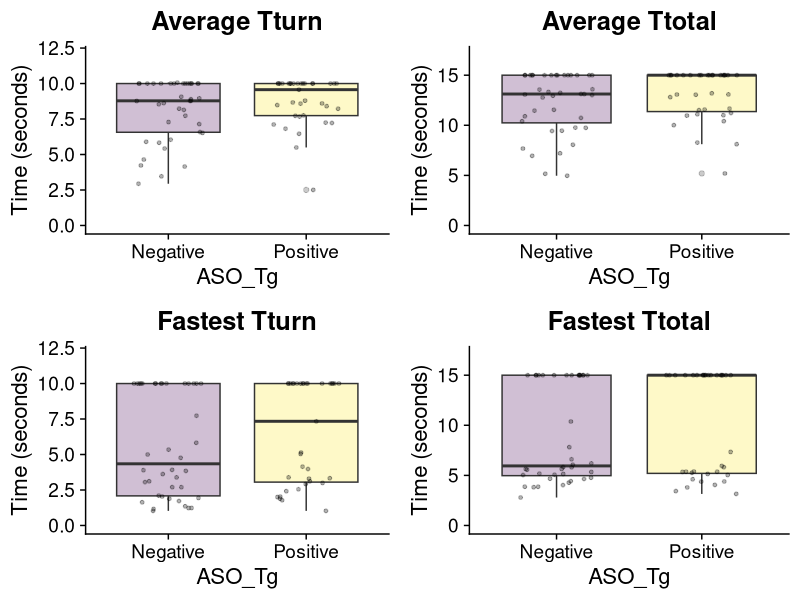
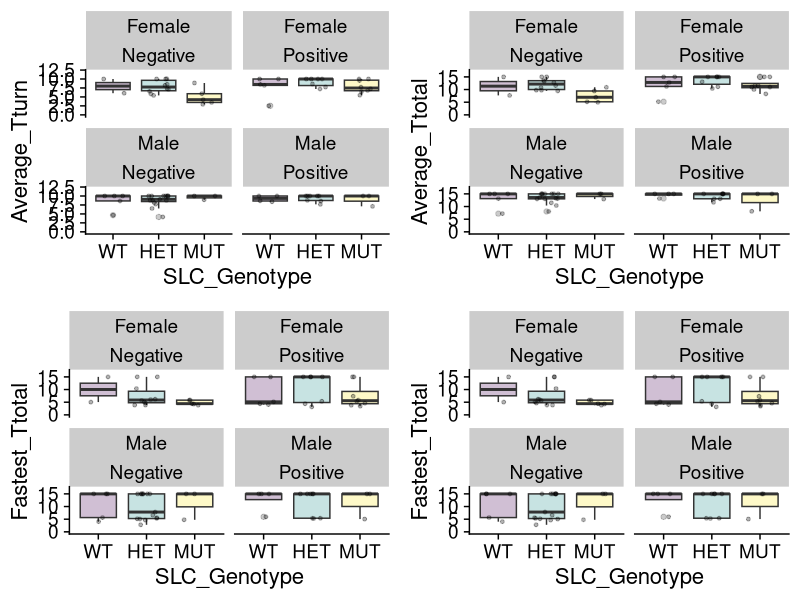
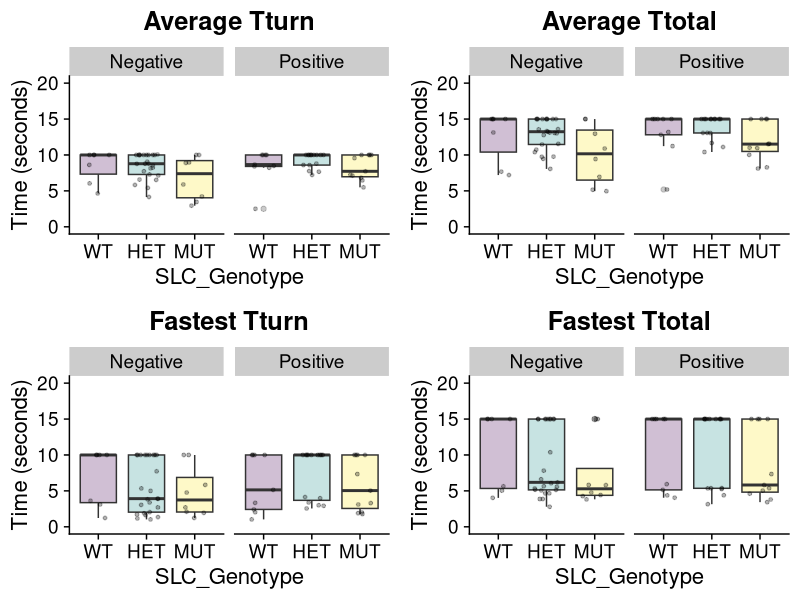

Reproduce these figures in R, in order.
library(here)
library(ggplot2)
library(rlang)
library(rstatix)  
library(nlme)
library(cowplot)
library(ggbeeswarm)
library(ggpubr)
library(tidyr)
library(dplyr)
library(knitr)

setwd("../pdbehavior/")
data<-read.csv("ASO Pole Test - All_Cohorts_Assign_Maximum_Time.csv", header=TRUE)
data <- data %>%
  rowwise() %>%
  mutate(Average_Tturn = mean(c(Trial_1_Tturn, Trial_2_Tturn, Trial_3_Tturn, Trial_4_Tturn, Trial_5_Tturn), na.rm = TRUE)) %>%
  mutate(Fastest_Tturn = pmin(Trial_1_Tturn, Trial_2_Tturn, Trial_3_Tturn, Trial_4_Tturn, Trial_5_Tturn, na.rm = TRUE))

data <- data %>%
  rowwise() %>%
  mutate(Average_Ttotal = mean(c(Trial_1_Ttotal, Trial_2_Ttotal, Trial_3_Ttotal, Trial_4_Ttotal, Trial_5_Ttotal), na.rm = TRUE)) %>%
  mutate(Fastest_Ttotal = pmin(Trial_1_Ttotal, Trial_2_Ttotal, Trial_3_Ttotal, Trial_4_Ttotal, Trial_5_Ttotal, na.rm = TRUE))

data <- data %>%
  mutate(Best_Performance = case_when(
    any(Trial_1_Mode == "C" | Trial_2_Mode == "C" | Trial_3_Mode == "C" | Trial_4_Mode == "C" | Trial_5_Mode == "C") ~ "C",
    any(Trial_1_Mode == "S" | Trial_2_Mode == "S" | Trial_3_Mode == "S" | Trial_4_Mode == "S" | Trial_5_Mode == "S") ~ "S",
    TRUE ~ "S"
  ))
data$SLC_Genotype <- factor(data$SLC_Genotype, levels =c("WT","HET","MUT"))
# Compare the distribution between Positive and Negative mice
summary_table <- data %>%
  group_by(ASO_Tg, Best_Performance) %>%
  count()

category_counts <- summary_table %>%
  pivot_wider(names_from = Best_Performance, values_from = n, values_fill = 0)

result <- fisher.test(category_counts[, c("C", "S")])

# Compare the SLC distribution in Positive Mice 
summary_table <- data %>%
  filter(ASO_Tg=="Positive") %>%
  group_by(Best_Performance, SLC_Genotype) %>%
  count()

category_counts <- summary_table %>%
  pivot_wider(names_from = Best_Performance, values_from = n, values_fill = 0)

result <- fisher.test(category_counts[, c("C", "S")])

# Compare the SLC distribution in Positive Mice 
summary_table <- data %>%
  filter(ASO_Tg=="Negative") %>%
  group_by(Best_Performance, SLC_Genotype) %>%
  count()

category_counts <- summary_table %>%
  pivot_wider(names_from = Best_Performance, values_from = n, values_fill = 0)

result <- fisher.test(category_counts[, c("C", "S")])
print(result)

## Plot Tturn and Ttotal --
generate_boxplots <- function(input_data, X, Y, min,max){
  data<-as.data.frame(input_data)
  #Ensure correct ordering of levels 
  data$SLC_Genotype <- factor(data$SLC_Genotype, levels = c("WT", "HET", "MUT"))
  
  ggplot(data=data,aes(x={{X}},y={{Y}}, fill={{X}})) + 
    #geom_violin(alpha=0.25,position=position_dodge(width=.75),size=1,color="black",draw_quantiles=c(0.5))+
    #geom_violin(trim = FALSE, width = 0.4, alpha = 0.7) +
    geom_boxplot(alpha=0.25)+ 
    #geom_quasirandom(alpha=0.1)+
    scale_fill_viridis_d()+
    geom_point(size=1,position=position_jitter(width=0.25),alpha=0.3)+
    theme_cowplot(16) +
    ylim(min,max)+
    theme(legend.position = "none") 
}

## Compare Tg Negative to Tg Positive -- 
posvneg_avg_tturn <- generate_boxplots(data, ASO_Tg,  Average_Tturn,0,12) +
  ylab("Time (seconds)")+
  ggtitle("Average Tturn")+
  theme(plot.title = element_text(hjust = 0.5)) 
posvneg_avg_ttotal <- generate_boxplots(data, ASO_Tg, Average_Ttotal,0,17)+
  ylab("Time (seconds)")+
  ggtitle("Average Ttotal")+
  theme(plot.title = element_text(hjust = 0.5)) 
posvneg_fast_tturn <- generate_boxplots(data, ASO_Tg, Fastest_Tturn,0,12) + 
  ylab("Time (seconds)")+
  ggtitle("Fastest Tturn")+
  theme(plot.title = element_text(hjust = 0.5)) 
posvneg_fast_ttotal <- generate_boxplots(data, ASO_Tg, Fastest_Ttotal,0,17) +
  ylab("Time (seconds)")+
  ggtitle("Fastest Ttotal")+
  theme(plot.title = element_text(hjust = 0.5)) 

plot_grid(posvneg_avg_tturn, posvneg_avg_ttotal,
          posvneg_fast_tturn, posvneg_fast_ttotal)

## Compare SLC Genotypes within ASO_Tg --

posvneg_slc_sex_avg_turn <- generate_boxplots(data, SLC_Genotype, Average_Tturn,0,12) + facet_wrap(Sex~ASO_Tg) 
posvneg_slc_avg_turn <- generate_boxplots(data, SLC_Genotype, Average_Tturn,0,20) + facet_wrap(~ASO_Tg) +
  ylab("Time (seconds)")+
  ggtitle("Average Tturn")+
  theme(plot.title = element_text(hjust = 0.5)) 

posvneg_slc_sex_avg_total <- generate_boxplots(data, SLC_Genotype, Average_Ttotal,0,17) + facet_wrap(Sex~ASO_Tg) 
posvneg_slc_avg_total <- generate_boxplots(data, SLC_Genotype, Average_Ttotal,0,20) + facet_wrap(~ASO_Tg) +
  ylab("Time (seconds)")+
  ggtitle("Average Ttotal")+
  theme(plot.title = element_text(hjust = 0.5)) 

posvneg_slc_sex_fast_turn <- generate_boxplots(data, SLC_Genotype, Fastest_Tturn,0,12) + facet_wrap(Sex~ASO_Tg)
posvneg_slc_fast_turn <- generate_boxplots(data, SLC_Genotype, Fastest_Tturn,0,20) + facet_wrap(~ASO_Tg) +
  ylab("Time (seconds)")+
  ggtitle("Fastest Tturn")+
  theme(plot.title = element_text(hjust = 0.5)) 

posvneg_slc_sex_fast_total <- generate_boxplots(data, SLC_Genotype, Fastest_Ttotal,0,17) + facet_wrap(Sex~ASO_Tg)
posvneg_slc_fast_total <- generate_boxplots(data, SLC_Genotype, Fastest_Ttotal,0,20) + facet_wrap(~ASO_Tg) +
  ylab("Time (seconds)")+
  ggtitle("Fastest Ttotal")+
  theme(plot.title = element_text(hjust = 0.5))

plot_grid(posvneg_slc_sex_avg_turn, posvneg_slc_sex_avg_total, posvneg_slc_sex_fast_total, posvneg_slc_sex_fast_total)
plot_grid(posvneg_slc_avg_turn, posvneg_slc_avg_total, posvneg_slc_fast_turn, posvneg_slc_fast_total)

## Statistics --
# Linear models and mixed effects linear models -
lm1 <- lm(Average_Tturn ~ Weight + Sex + ASO_Tg +SLC_Genotype, data = data)
summary(lm1)

interact <- lm(Average_Tturn~ Weight + Sex + ASO_Tg*SLC_Genotype, data = data)
summary(interact)

data_long<- data %>%
  pivot_longer(cols = c(Trial_1_Tturn, Trial_2_Tturn, Trial_3_Tturn, Trial_4_Tturn, Trial_5_Tturn), names_to = "Tturn", values_to = "Tturn_Time") %>%
  pivot_longer(cols = c(Trial_1_Ttotal, Trial_2_Ttotal, Trial_3_Ttotal, Trial_4_Ttotal, Trial_5_Ttotal), names_to = "Ttotal", values_to = "Ttotal_Time") 
data_long$SLC_Genotype <- factor(data_long$SLC_Genotype,levels=c("WT","HET","MUT"))

data_long_neg <- data_long %>% filter(ASO_Tg=="Negative")
data_long_pos <- data_long %>% filter(ASO_Tg=="Positive")

data_long_neg_f <- data_long %>% filter(ASO_Tg=="Negative" & Sex=="Female")
data_long_pos_f <- data_long %>% filter(ASO_Tg=="Positive" & Sex == "Female")

data_long_neg_m <- data_long %>% filter(ASO_Tg=="Negative" & Sex=="Male")
data_long_pos_m <- data_long %>% filter(ASO_Tg=="Positive" & Sex == "Male")

cs_variables <- c("Average_Tturn", "Average_Ttotal",
               "Fastest_Tturn", "Fastest_Ttotal")
long_variables <- c("Tturn_Time", "Ttotal_Time")

# Create a markdown file
output_file <- "Pole_Test_Stats.md"
knitr::knit_meta(output_file)

# Loop over the variables and perform analyses
for (variable in cs_variables) {
   
  # Fit linear model on full data
  formula_lm_full <- reformulate(c("Sex", "SLC_Genotype", "Weight", "ASO_Tg"), response = variable)
  output <- lm(formula_lm_full, data = data_long)
  cat("##", variable, "\n\n", file = output_file, append = TRUE)
  cat(kable(summary(output)$coefficients), "\n\n", file = output_file, append = TRUE)
  
  # Fit linear model on positive ASO_Tg data
  formula_lm_pos <- reformulate(c("Sex", "SLC_Genotype", "Weight"), response = variable)
  output <- lm(formula_lm_pos, data = data_long_pos)
  cat("##", variable, " (Positive ASO_Tg)\n\n", file = output_file, append = TRUE)
  cat(kable(summary(output)$coefficients), "\n\n", file = output_file, append = TRUE)
  
  # Fit linear model on negative ASO_Tg data
  formula_lm_neg <- reformulate(c("Sex", "SLC_Genotype", "Weight"), response = variable)
  output <- lm(formula_lm_neg, data = data_long_neg)
  cat("##", variable, " (Negative ASO_Tg)\n\n", file = output_file, append = TRUE)
  cat(kable(summary(output)$coefficients), "\n\n", file = output_file, append = TRUE)
  
  # Fit linear model on positive ASO_Tg data females
  formula_lm_pos <- reformulate(c("SLC_Genotype", "Weight"), response = variable)
  output <- lm(formula_lm_pos, data = data_long_pos_f)
  cat("##", variable, "Females (Positive ASO_Tg)\n\n", file = output_file, append = TRUE)
  cat(kable(summary(output)$coefficients), "\n\n", file = output_file, append = TRUE)
  
  # Fit linear model on negative ASO_Tg data females
  formula_lm_neg <- reformulate(c("SLC_Genotype", "Weight"), response = variable)
  output <- lm(formula_lm_neg, data = data_long_neg_f)
  cat("##", variable, "Females (Negative ASO_Tg)\n\n", file = output_file, append = TRUE)
  cat(kable(summary(output)$coefficients), "\n\n", file = output_file, append = TRUE)
  
  # Fit linear model on positive ASO_Tg data Males
  formula_lm_pos <- reformulate(c("SLC_Genotype", "Weight"), response = variable)
  output <- lm(formula_lm_pos, data = data_long_pos_m)
  cat("##", variable, "Males (Positive ASO_Tg)\n\n", file = output_file, append = TRUE)
  cat(kable(summary(output)$coefficients), "\n\n", file = output_file, append = TRUE)
  
  # Fit linear model on negative ASO_Tg data Males
  formula_lm_neg <- reformulate(c("SLC_Genotype", "Weight"), response = variable)
  output <- lm(formula_lm_neg, data = data_long_neg_m)
  cat("##", variable, "Males (Negative ASO_Tg)\n\n", file = output_file, append = TRUE)
  cat(kable(summary(output)$coefficients), "\n\n", file = output_file, append = TRUE)
  
}

# Perform repeated measures PERMANOVA
library(vegan)
permanova_result <- adonis(Average_Tturn ~ ASO_Tg + Weight + Sex + SLC_Genotype, data = data, permutations = 10000)
permanova_result$aov.tab
permanova_result <- adonis(Average_Ttotal ~ ASO_Tg + Weight + Sex + SLC_Genotype, data = data, permutations = 10000)
permanova_result$aov.tab
permanova_result <- adonis(Fastest_Tturn ~ ASO_Tg + Weight + Sex + SLC_Genotype, data = data, permutations = 10000)
permanova_result$aov.tab
permanova_result <- adonis(Fastest_Ttotal ~ ASO_Tg + Weight + Sex + SLC_Genotype, data = data, permutations = 10000)
permanova_result$aov.tab

permanova_result <- adonis(Fastest_Tturn ~ Weight + Sex + SLC_Genotype, data = subset(data,ASO_Tg=="Positive"), permutations = 10000)
permanova_result$aov.tab
permanova_result <- adonis(Fastest_Ttotal ~ Weight + Sex + SLC_Genotype, data = subset(data,ASO_Tg=="Positive"), permutations = 10000)
permanova_result$aov.tab
permanova_result <- adonis(Average_Tturn ~ Weight + Sex + SLC_Genotype, data = subset(data,ASO_Tg=="Positive"), permutations = 10000)
permanova_result$aov.tab
permanova_result <- adonis(Average_Ttotal ~ Weight + Sex + SLC_Genotype, data = subset(data,ASO_Tg=="Positive"), permutations = 10000)
permanova_result$aov.tab


permanova_result <- adonis(Fastest_Tturn ~ Weight + Sex + SLC_Genotype, data = subset(data,ASO_Tg=="Negative"), permutations = 10000)
permanova_result$aov.tab
permanova_result <- adonis(Fastest_Ttotal ~ Weight + Sex + SLC_Genotype, data = subset(data,ASO_Tg=="Negative"), permutations = 10000)
permanova_result$aov.tab
permanova_result <- adonis(Average_Tturn ~ Weight + Sex + SLC_Genotype, data = subset(data,ASO_Tg=="Negative"), permutations = 10000)
permanova_result$aov.tab
permanova_result <- adonis(Average_Ttotal ~ Weight + Sex + SLC_Genotype, data = subset(data,ASO_Tg=="Negative"), permutations = 10000)
permanova_result$aov.tab

# K-W test
kruskal.test(Average_Tturn ~ ASO_Tg, data)
kruskal.test(Average_Ttotal ~ ASO_Tg, data)
kruskal.test(Fastest_Tturn ~ ASO_Tg, data)
kruskal.test(Fastest_Ttotal ~ ASO_Tg, data)

kruskal.test(Average_Tturn ~ SLC_Genotype, data=subset(data, ASO_Tg=="Positive"))
kruskal.test(Average_Ttotal ~ SLC_Genotype, data=subset(data, ASO_Tg=="Positive"))
kruskal.test(Fastest_Tturn ~ SLC_Genotype, data=subset(data, ASO_Tg=="Positive"))
kruskal.test(Fastest_Ttotal ~ SLC_Genotype, data=subset(data, ASO_Tg=="Positive"))

kruskal.test(Average_Tturn ~ SLC_Genotype, data=subset(data, ASO_Tg=="Negative"))
kruskal.test(Average_Ttotal ~ SLC_Genotype, data=subset(data, ASO_Tg=="Negative"))
kruskal.test(Fastest_Tturn ~ SLC_Genotype, data=subset(data, ASO_Tg=="Negative"))
kruskal.test(Fastest_Ttotal ~ SLC_Genotype, data=subset(data, ASO_Tg=="Negative"))


